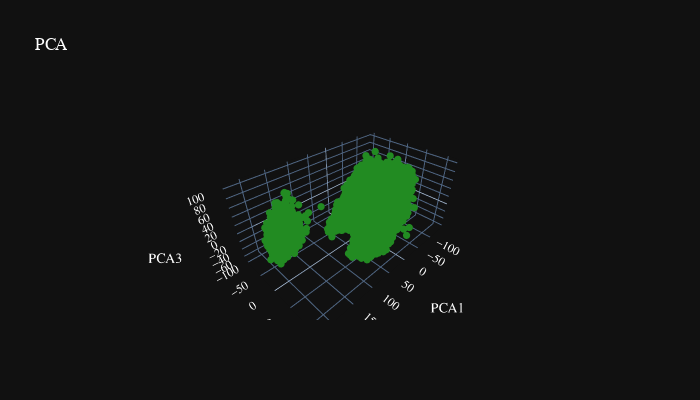

Notebook cell for this chart:
### Code cell
# Gráfico do PCA:
fig = go.Figure()
fig = go.Figure(data=[go.Scatter3d(x=pcamodel[:, 0],
                    y=pcamodel[:, 1],
                    z=pcamodel[:, 2],
                    marker=dict(opacity=1,
                    reversescale=True,
                    colorscale='Blues',
                    color='#228B22',
                    size=2.5),
                    line=dict (width=0.09),
                    mode='markers')])

# Layout:
fig.update_layout(scene=dict(xaxis=dict( title="PCA1"),
                                yaxis=dict( title="PCA2"),
                                zaxis=dict(title="PCA3")),
                                template='plotly_dark',
                                title="PCA",
                                font=dict(family="Courier New, monospace",
                                          size=12, 
                                          color="#ffffff"),
                                          autosize=False,
                                          width=700,
                                          height=400)
                                          

# Plot:
fig.show()

### Figure 1 — Plotly figure (JSON) as saved in the notebook; plotly's stock layout.template omitted (floating-point values rounded to 4 significant figures; data arrays with more than 128 entries replaced by an {"elided": "..."} marker saying what was removed)
{"data": [{"line": {"width": 0.09}, "marker": {"color": "#228B22", "colorscale": [[0, "rgb(247,251,255)"], [0.125, "rgb(222,235,247)"], [0.25, "rgb(198,219,239)"], [0.375, "rgb(158,202,225)"], [0.5, "rgb(107,174,214)"], [0.625, "rgb(66,146,198)"], [0.75, "rgb(33,113,181)"], [0.875, "rgb(8,81,156)"], [1, "rgb(8,48,107)"]], "opacity": 1, "reversescale": true, "size": 2.5}, "mode": "markers", "type": "scatter3d", "x": {"elided": "18159 float values"}, "y": {"elided": "18159 float values"}, "z": {"elided": "18159 float values"}}], "layout": {"autosize": false, "font": {"color": "#ffffff", "family": "Courier New, monospace", "size": 12}, "height": 400, "scene": {"xaxis": {"title": {"text": "PCA1"}}, "yaxis": {"title": {"text": "PCA2"}}, "zaxis": {"title": {"text": "PCA3"}}}, "title": {"text": "PCA"}, "width": 700}}
